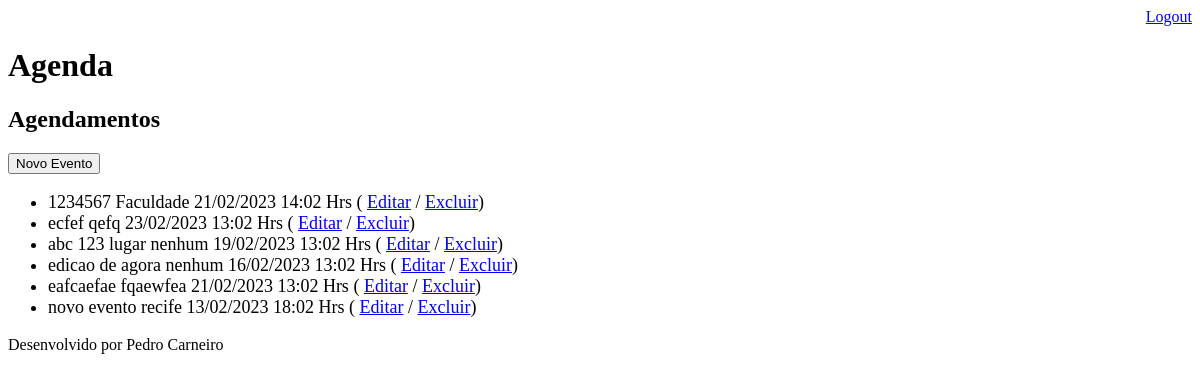
The page /agenda/ (signed in) on the database as committed earlier.
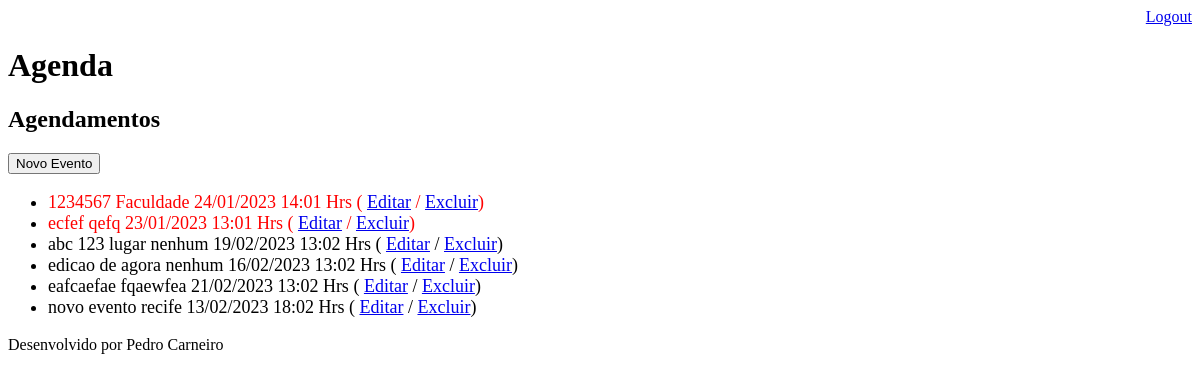
The same page on the database as committed later.
### core/models.py (models this page shows, shortened)
class Evento(models.Model):
    titulo = models.CharField(max_length=100)
    descricao = models.TextField(blank=True, null=True)
    data_evento = models.DateTimeField(verbose_name='Data do evento')
    local = models.CharField(max_length=40, blank=True, null=True)
    data_criacao = models.DateTimeField(auto_now=True)
    usuario = models.ForeignKey(User, on_delete=models.CASCADE)
    class Meta:
        db_table = 'evento'
    def get_data_evento(self):
        return self.data_evento.strftime('%d/%m/%Y %H:%m Hrs')
    def get_evento_atrasado(self):
        if self.data_evento < datetime.now() - timedelta(hours=1):
            return True
        else:
            return False

### core/views.py (the view)
# urls.py: path('agenda/', views.lista_eventos),
@login_required(login_url='login/')
def lista_eventos(request):
    usuario = request.user
    data_atual = datetime.now() - timedelta(hours=1)
    evento = Evento.objects.filter(usuario=usuario)
    dados = {'eventos': evento}
    return render(request, 'agenda.html', dados)

### templates/agenda.html
{% extends "model-page.html" %}
{% block content %}
    <h2>Agendamentos</h2>
    <a href="/agenda/evento"> <button style="cursor:pointer">Novo Evento</button></a>
    <ul style="font-size:18px">
    {% for evento in eventos %}
        <li>
            <div style={% if evento.get_evento_atrasado %}
                                "color:red"
                        {% endif %}>
                {{ evento.titulo }}    {{ evento.local }}    {{ evento.get_data_evento }}
                ( <a href="/agenda/evento/?id={{ evento.id }}" target="_blank">Editar</a>
                / <a href="/agenda/evento/delete/{{ evento.id }}">Excluir</a>)
            </div>
        </li>
    {% endfor %}
    </ul>
{% endblock %}

Rows that differ between the two databases and show on the page:
changed Evento "Faculdade": data_evento "2023-02-21 14:57:00" → "2023-01-24 14:57:00" (drawn); get_data_evento "21/02/2023 14:02 Hrs" → "24/01/2023 14:01 Hrs"
changed Evento "ecfef": data_evento "2023-02-23 13:05:00" → "2023-01-23 13:05:00" (drawn); get_data_evento "23/02/2023 13:02 Hrs" → "23/01/2023 13:01 Hrs"
